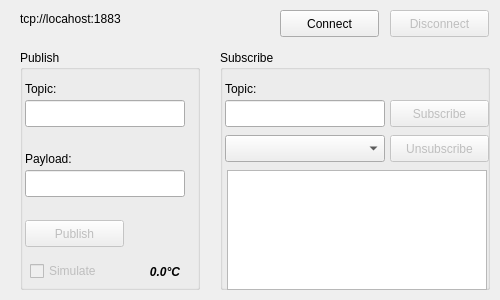
<?xml version="1.0" encoding="UTF-8"?>
<ui version="4.0">
 <class>ConnectionContent</class>
 <widget class="QWidget" name="ConnectionContent">
  <property name="geometry">
   <rect>
    <x>0</x>
    <y>0</y>
    <width>500</width>
    <height>300</height>
   </rect>
  </property>
  <property name="windowTitle">
   <string>Form</string>
  </property>
  <widget class="QLabel" name="brokerLabel">
   <property name="geometry">
    <rect>
     <x>20</x>
     <y>10</y>
     <width>200</width>
     <height>17</height>
    </rect>
   </property>
   <property name="text">
    <string>tcp://locahost:1883</string>
   </property>
  </widget>
  <widget class="QPushButton" name="connectButton">
   <property name="geometry">
    <rect>
     <x>280</x>
     <y>10</y>
     <width>99</width>
     <height>27</height>
    </rect>
   </property>
   <property name="text">
    <string>Connect</string>
   </property>
  </widget>
  <widget class="QPushButton" name="disconnectButton">
   <property name="enabled">
    <bool>false</bool>
   </property>
   <property name="geometry">
    <rect>
     <x>390</x>
     <y>10</y>
     <width>99</width>
     <height>27</height>
    </rect>
   </property>
   <property name="text">
    <string>Disconnect</string>
   </property>
  </widget>
  <widget class="QGroupBox" name="groupBox">
   <property name="geometry">
    <rect>
     <x>20</x>
     <y>50</y>
     <width>180</width>
     <height>240</height>
    </rect>
   </property>
   <property name="title">
    <string>Publish</string>
   </property>
   <property name="flat">
    <bool>false</bool>
   </property>
   <widget class="QPushButton" name="publishButton">
    <property name="enabled">
     <bool>false</bool>
    </property>
    <property name="geometry">
     <rect>
      <x>5</x>
      <y>170</y>
      <width>99</width>
      <height>27</height>
     </rect>
    </property>
    <property name="text">
     <string>Publish</string>
    </property>
   </widget>
   <widget class="QLineEdit" name="publishTopicEdit">
    <property name="geometry">
     <rect>
      <x>5</x>
      <y>50</y>
      <width>160</width>
      <height>27</height>
     </rect>
    </property>
   </widget>
   <widget class="QLineEdit" name="publishPayloadEdit">
    <property name="geometry">
     <rect>
      <x>5</x>
      <y>120</y>
      <width>160</width>
      <height>27</height>
     </rect>
    </property>
   </widget>
   <widget class="QLabel" name="publishTopicLabel">
    <property name="geometry">
     <rect>
      <x>5</x>
      <y>30</y>
      <width>67</width>
      <height>17</height>
     </rect>
    </property>
    <property name="text">
     <string>Topic:</string>
    </property>
   </widget>
   <widget class="QLabel" name="publishPayloadLabel">
    <property name="geometry">
     <rect>
      <x>5</x>
      <y>100</y>
      <width>67</width>
      <height>17</height>
     </rect>
    </property>
    <property name="text">
     <string>Payload:</string>
    </property>
   </widget>
   <widget class="QCheckBox" name="simulateCheckBox">
    <property name="enabled">
     <bool>false</bool>
    </property>
    <property name="geometry">
     <rect>
      <x>10</x>
      <y>210</y>
      <width>97</width>
      <height>22</height>
     </rect>
    </property>
    <property name="toolTip">
     <string>Simulates a temperature sensor</string>
    </property>
    <property name="text">
     <string>Simulate</string>
    </property>
   </widget>
   <widget class="QLabel" name="temperatureLabel">
    <property name="geometry">
     <rect>
      <x>100</x>
      <y>213</y>
      <width>60</width>
      <height>17</height>
     </rect>
    </property>
    <property name="font">
     <font>
      <weight>75</weight>
      <italic>true</italic>
      <bold>true</bold>
     </font>
    </property>
    <property name="text">
     <string>0.0°C</string>
    </property>
    <property name="textFormat">
     <enum>Qt::PlainText</enum>
    </property>
    <property name="alignment">
     <set>Qt::AlignRight|Qt::AlignTrailing|Qt::AlignVCenter</set>
    </property>
   </widget>
  </widget>
  <widget class="QGroupBox" name="groupBox_2">
   <property name="geometry">
    <rect>
     <x>220</x>
     <y>50</y>
     <width>270</width>
     <height>240</height>
    </rect>
   </property>
   <property name="title">
    <string>Subscribe</string>
   </property>
   <widget class="QLineEdit" name="subscribeTopicEdit">
    <property name="geometry">
     <rect>
      <x>5</x>
      <y>50</y>
      <width>160</width>
      <height>27</height>
     </rect>
    </property>
   </widget>
   <widget class="QLabel" name="subscribeTopicLabel">
    <property name="geometry">
     <rect>
      <x>5</x>
      <y>30</y>
      <width>67</width>
      <height>17</height>
     </rect>
    </property>
    <property name="text">
     <string>Topic:</string>
    </property>
   </widget>
   <widget class="QPushButton" name="subscribeButton">
    <property name="enabled">
     <bool>false</bool>
    </property>
    <property name="geometry">
     <rect>
      <x>170</x>
      <y>50</y>
      <width>99</width>
      <height>27</height>
     </rect>
    </property>
    <property name="text">
     <string>Subscribe</string>
    </property>
   </widget>
   <widget class="QPushButton" name="unsubscribeButton">
    <property name="enabled">
     <bool>false</bool>
    </property>
    <property name="geometry">
     <rect>
      <x>170</x>
      <y>85</y>
      <width>99</width>
      <height>27</height>
     </rect>
    </property>
    <property name="text">
     <string>Unsubscribe</string>
    </property>
   </widget>
   <widget class="QComboBox" name="subscriptionsCombo">
    <property name="geometry">
     <rect>
      <x>5</x>
      <y>85</y>
      <width>160</width>
      <height>27</height>
     </rect>
    </property>
   </widget>
   <widget class="QListWidget" name="subscriptionMessages">
    <property name="geometry">
     <rect>
      <x>7</x>
      <y>120</y>
      <width>260</width>
      <height>120</height>
     </rect>
    </property>
   </widget>
  </widget>
 </widget>
 <resources/>
 <connections/>
</ui>
